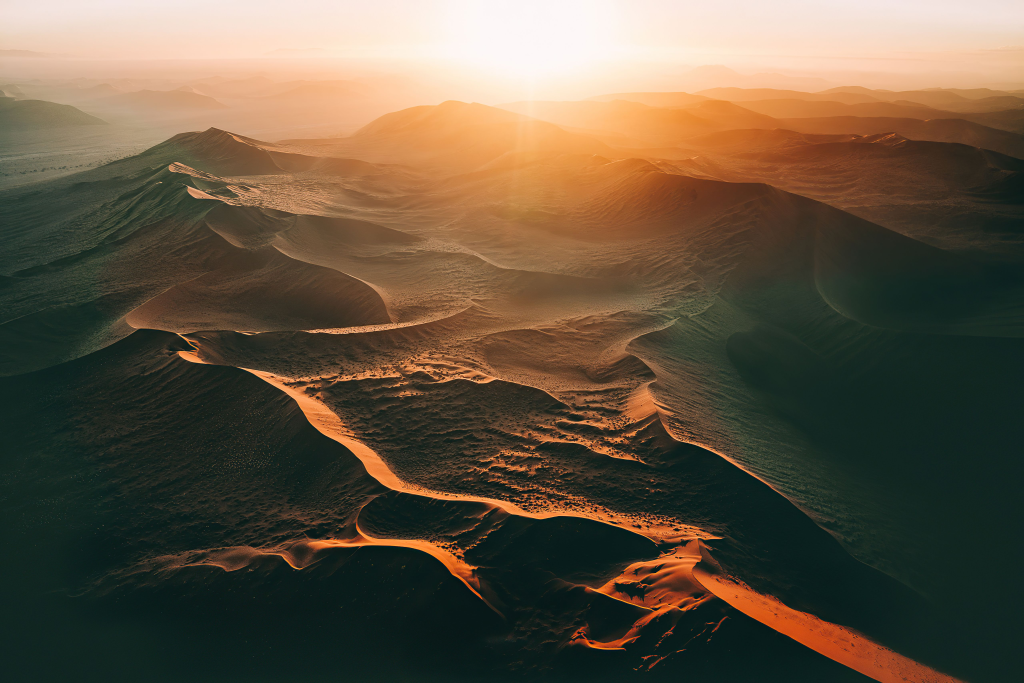
#> input picture sample_image.jpg, 5120 x 3414 px (shown at 1/5 size)
$ python 'Color Identification in Images-Videos.py'
#> lines starting #> are read from the running program, lines starting #| are printed output that depends on the picture
#!/usr/bin/env python
# coding: utf-8


# #### Domain:Computer Vision & IOT

# I have used KMeans Clustering Algorithm for colors Detection in images

# #### Step-1: Importing Libraries

# In[7]:


import os
import cv2
import numpy as np
import matplotlib.pyplot as plt
from collections import Counter
from sklearn.cluster import KMeans
from skimage.color import rgb2lab, deltaE_cie76


# #### Step-2: Reading image

# In[8]:


image = cv2.imread('sample_image.jpg')
#> image is the input picture: shape (3414, 5120, 3); mean B, G, R 66.5, 85, 98.2
plt.imshow(image)
plt.show()


# #### Step-3: Checking Type and Shape of image Data

# In[9]:


print("The type of this input is {}".format(type(image)))
#| The type of this input is <class 'numpy.ndarray'>
print("Shape: {}".format(image.shape))
#| Shape: (3414, 5120, 3)


# #### NOTE

# We can see that the image has different colors as compared to the original image. This is because by default OpenCV reads the images in the color order "Blue-Green-RED" i.e. BGR. Thus, we need to convert it into "RED GREEN BLUE" i.e. RGB.

# #### Step-4: Converting BGR-To-RGB

# In[10]:


image = cv2.cvtColor(image, cv2.COLOR_BGR2RGB)
plt.imshow(image)
plt.show()


# #### Note:

# Now we need to convert RGB image to grayscale becuase in RGB image we have 3 channel so computer need more time and memory to understand what's inside image but with grayscale we only left with 2d array so it's easy for computer to understand

# #### Step-5: Converting Image to GrayScale

# In[11]:


gray_image = cv2.cvtColor(image, cv2.COLOR_BGR2GRAY)
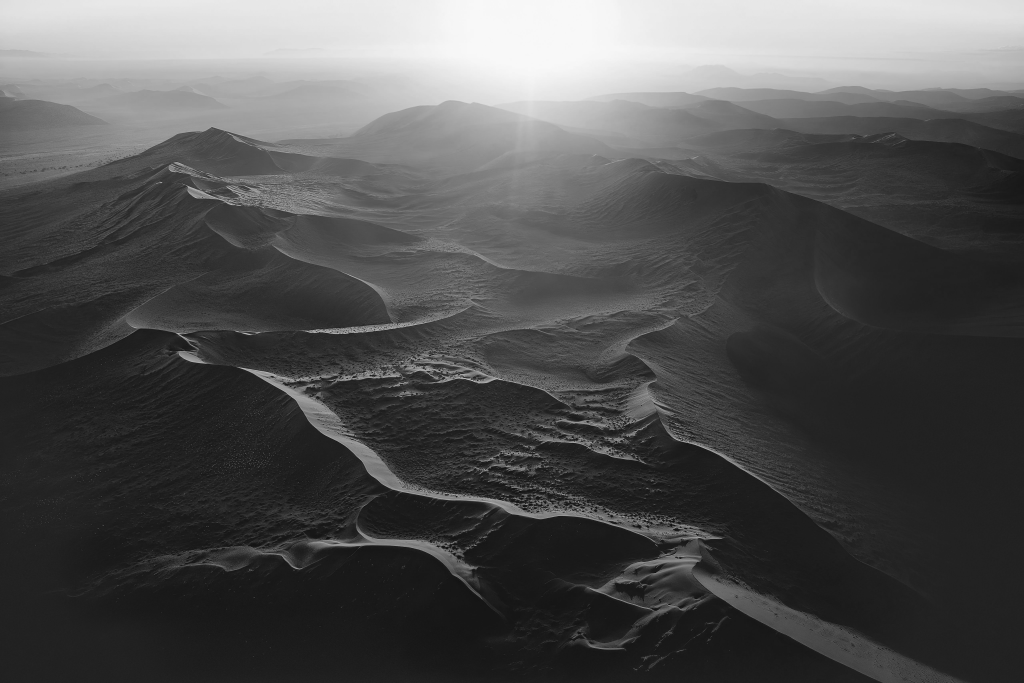
#> gray_image: shape (3414, 5120) (shown at 1/5 size); min 0, max 249, mean 81
plt.imshow(gray_image, cmap='gray')
plt.show()


# #### Note

# We need to resize the image to a certain size becuase we have images that are huge in size with different dimensions.

# #### Step-6: Resizing Images

# In[13]:


resized_image = cv2.resize(image, (1200, 600))
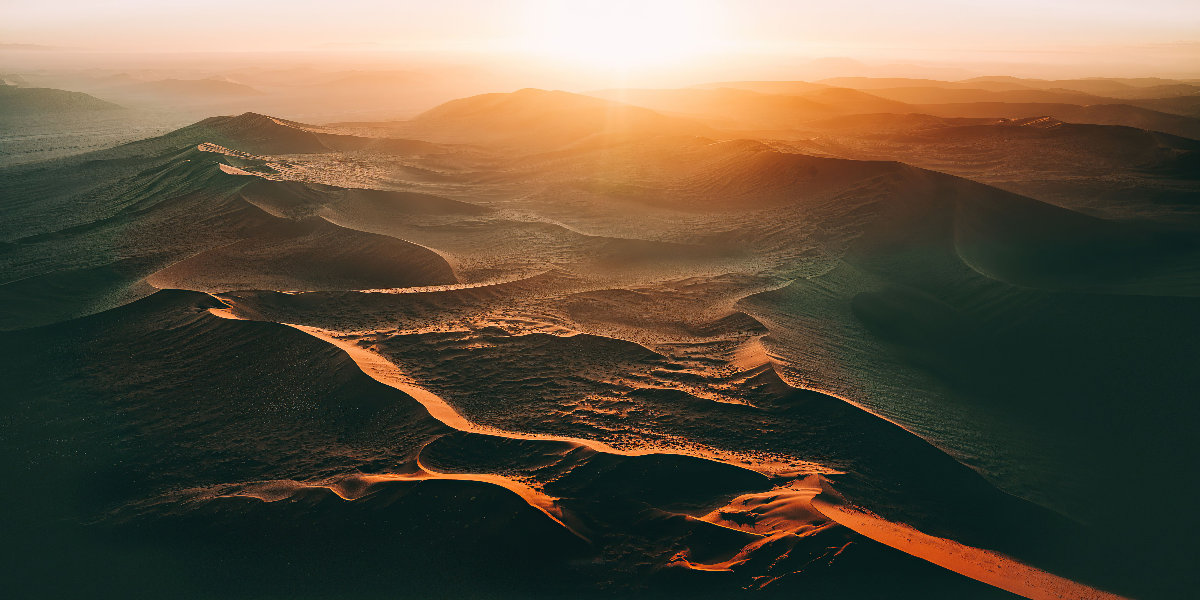
#> resized_image: shape (600, 1200, 3); mean R, G, B 98.1, 84.9, 66.4
plt.imshow(resized_image)
plt.show()


# #### Step-7:Let us start color Identification

# First, we will define a function that can give us the `hex` values of our the colors that we will identify.

# In[14]:


def RGB2HEX(color):
    return "#{:02x}{:02x}{:02x}".format(int(color[0]), int(color[1]), int(color[2]))


# #### Note

# KMeans expects flattened array as input during its fit method.
# Thus, we need to reshape the image using numpy.
# Then, we can apply KMeans to first fit and then predict on the image to get the results.
# Then, the cluster colors are identified an arranged in the correct order. We plot the colors as a pie chart.
# I have combined all the steps in two method.

# #### Step-8: Defining method for getting images & Conversion from BGR-TO-RGB

# In[18]:


def get_image(image_path):
    image = cv2.imread(image_path)
    image = cv2.cvtColor(image, cv2.COLOR_BGR2RGB)
    return image


# #### Step-9: Defining method along with K_Means Algorithm

# First we need to resize data into same size, then converting into array on which i fitted model

# In[19]:


def get_colors(image, number_of_colors, show_chart):

#> called with number_of_colors = 8, show_chart = True
    modified_image = cv2.resize(image, (600, 400), interpolation = cv2.INTER_AREA)
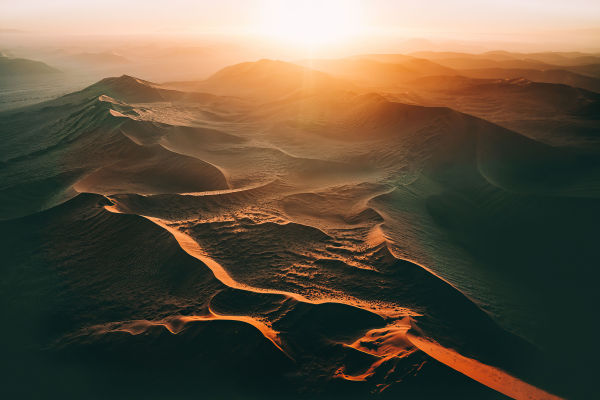
#> modified_image: shape (400, 600, 3); mean R, G, B 98.2, 85, 66.5
    modified_image = modified_image.reshape(modified_image.shape[0]*modified_image.shape[1], 3)

    clf = KMeans(n_clusters = number_of_colors)
    labels = clf.fit_predict(modified_image)

    counts = Counter(labels)
#> counts = {4: 25857, 2: 14893, 3: 13397, 0: 20136, 7: 21654, 5: 25020, 1: 30499, 6: 88544}
    counts = dict(sorted(counts.items()))
#> counts = {0: 20136, 1: 30499, 2: 14893, 3: 13397, 4: 25857, 5: 25020, 6: 88544, 7: 21654}

    center_colors = clf.cluster_centers_
    ordered_colors = [center_colors[i] for i in counts.keys()]
#> ordered_colors = [[166.2, 105.8, 62.72], [44.22, 47, 37.05], [232.1, 182.3, 140.5], [221.6, 140.9, 74.27], [250.1, 229.8, 214.9], [76.55, 60.69, 44.04], [16.47, 34.38, 30.42], [119.3, 79.98, 52.06]]

    hex_colors = [RGB2HEX(ordered_colors[i]) for i in counts.keys()]
#> hex_colors = ['#a6693e', '#2c2e25', '#e8b68c', '#dd8c4a', '#fae5d6', '#4c3c2c', '#10221e', '#774f34']
    rgb_colors = [ordered_colors[i] for i in counts.keys()]
#> rgb_colors has the same summary as ordered_colors

    if (show_chart):
        plt.figure(figsize = (8, 6))
        plt.pie(counts.values(), labels = hex_colors, colors = hex_colors)

    return rgb_colors


# #### Step-10: Calling Above Two Functions inside each other

# In[25]:


get_colors(get_image('sample_image.jpg'), 8, True)


# #### Step-11: Search images using Color

# From the model above, we can extract the major colors.
# This create the opportunity to search for images based on certain colors. We can select a color and if it's hex matches or is close to the hex of the major colors of the image, we say it's a match.
# We first get all the images and store them in the "images" variable.

# In[21]:


IMAGE_DIRECTORY = 'images'
#> IMAGE_DIRECTORY = 'images'

COLORS = {'GREEN': [0, 128, 0],'BLUE': [0, 0, 128],'YELLOW': [255, 255, 0]}

images = []

#> (the run stopped early here; a loop or call above may not have finished)
